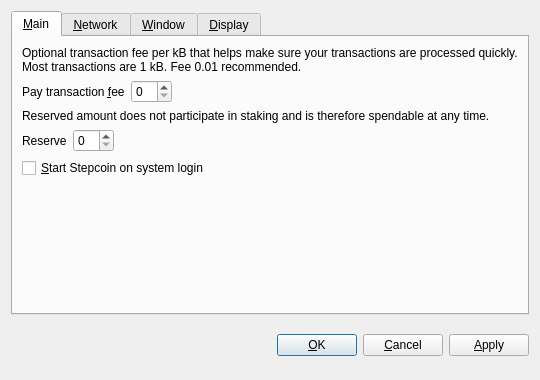
<?xml version="1.0" encoding="UTF-8"?>
<ui version="4.0">
 <class>OptionsDialog</class>
 <widget class="QDialog" name="OptionsDialog">
  <property name="geometry">
   <rect>
    <x>0</x>
    <y>0</y>
    <width>540</width>
    <height>380</height>
   </rect>
  </property>
  <property name="windowTitle">
   <string>Options</string>
  </property>
  <property name="modal">
   <bool>true</bool>
  </property>
  <layout class="QVBoxLayout" name="verticalLayout">
   <item>
    <widget class="QTabWidget" name="tabWidget">
     <property name="tabPosition">
      <enum>QTabWidget::North</enum>
     </property>
     <property name="currentIndex">
      <number>0</number>
     </property>
     <widget class="QWidget" name="tabMain">
      <attribute name="title">
       <string>&amp;Main</string>
      </attribute>
      <layout class="QVBoxLayout" name="verticalLayout_Main">
       <item>
        <widget class="QLabel" name="transactionFeeInfoLabel">
         <property name="text">
          <string>Optional transaction fee per kB that helps make sure your transactions are processed quickly. Most transactions are 1 kB. Fee 0.01 recommended.</string>
         </property>
         <property name="textFormat">
          <enum>Qt::PlainText</enum>
         </property>
         <property name="wordWrap">
          <bool>true</bool>
         </property>
        </widget>
       </item>
       <item>
        <layout class="QHBoxLayout" name="horizontalLayoutFee">
         <item>
          <widget class="QLabel" name="transactionFeeLabel">
           <property name="text">
            <string>Pay transaction &amp;fee</string>
           </property>
           <property name="textFormat">
            <enum>Qt::PlainText</enum>
           </property>
           <property name="buddy">
            <cstring>transactionFee</cstring>
           </property>
          </widget>
         </item>
         <item>
          <widget class="BitcoinAmountField" name="transactionFee"/>
         </item>
         <item>
          <spacer name="horizontalSpacerFee">
           <property name="orientation">
            <enum>Qt::Horizontal</enum>
           </property>
           <property name="sizeHint" stdset="0">
            <size>
             <width>40</width>
             <height>20</height>
            </size>
           </property>
          </spacer>
         </item>
        </layout>
       </item>
       <item>
        <widget class="QLabel" name="reserveBalanceInfoLabel">
         <property name="text">
          <string>Reserved amount does not participate in staking and is therefore spendable at any time.</string>
         </property>
         <property name="textFormat">
          <enum>Qt::PlainText</enum>
         </property>
         <property name="wordWrap">
          <bool>true</bool>
         </property>
        </widget>
       </item>
       <item>
        <layout class="QHBoxLayout" name="horizontalLayoutReserveBalance">
         <item>
          <widget class="QLabel" name="reserveBalanceLabel">
           <property name="text">
            <string>Reserve</string>
           </property>
           <property name="textFormat">
            <enum>Qt::PlainText</enum>
           </property>
           <property name="buddy">
            <cstring>reserveBalance</cstring>
           </property>
          </widget>
         </item>
         <item>
          <widget class="BitcoinAmountField" name="reserveBalance"/>
         </item>
         <item>
          <spacer name="horizontalSpacerReserveBalance">
           <property name="orientation">
            <enum>Qt::Horizontal</enum>
           </property>
           <property name="sizeHint" stdset="0">
            <size>
             <width>40</width>
             <height>20</height>
            </size>
           </property>
          </spacer>
         </item>
        </layout>
       </item>
       <item>
        <widget class="QCheckBox" name="bitcoinAtStartup">
         <property name="toolTip">
          <string>Automatically start Stepcoin after logging in to the system.</string>
         </property>
         <property name="text">
          <string>&amp;Start Stepcoin on system login</string>
         </property>
        </widget>
       </item>
       <item>
        <spacer name="verticalSpacer_Main">
         <property name="orientation">
          <enum>Qt::Vertical</enum>
         </property>
         <property name="sizeHint" stdset="0">
          <size>
           <width>20</width>
           <height>40</height>
          </size>
         </property>
        </spacer>
       </item>
      </layout>
     </widget>
     <widget class="QWidget" name="tabNetwork">
      <attribute name="title">
       <string>&amp;Network</string>
      </attribute>
      <layout class="QVBoxLayout" name="verticalLayout_Network">
       <item>
        <widget class="QCheckBox" name="mapPortUpnp">
         <property name="toolTip">
          <string>Automatically open the Stepcoin client port on the router. This only works when your router supports UPnP and it is enabled.</string>
         </property>
         <property name="text">
          <string>Map port using &amp;UPnP</string>
         </property>
        </widget>
       </item>
       <item>
        <widget class="QCheckBox" name="connectSocks">
         <property name="toolTip">
          <string>Connect to the Stepcoin network through a SOCKS5 proxy (e.g. when connecting through Tor).</string>
         </property>
         <property name="text">
          <string>&amp;Connect through SOCKS5 proxy:</string>
         </property>
        </widget>
       </item>
       <item>
        <layout class="QHBoxLayout" name="horizontalLayout_Network">
         <item>
          <widget class="QLabel" name="proxyIpLabel">
           <property name="text">
            <string>Proxy &amp;IP:</string>
           </property>
           <property name="textFormat">
            <enum>Qt::PlainText</enum>
           </property>
           <property name="buddy">
            <cstring>proxyIp</cstring>
           </property>
          </widget>
         </item>
         <item>
          <widget class="QValidatedLineEdit" name="proxyIp">
           <property name="maximumSize">
            <size>
             <width>140</width>
             <height>16777215</height>
            </size>
           </property>
           <property name="toolTip">
            <string>IP address of the proxy (e.g. 127.0.0.1)</string>
           </property>
          </widget>
         </item>
         <item>
          <widget class="QLabel" name="proxyPortLabel">
           <property name="text">
            <string>&amp;Port:</string>
           </property>
           <property name="textFormat">
            <enum>Qt::PlainText</enum>
           </property>
           <property name="buddy">
            <cstring>proxyPort</cstring>
           </property>
          </widget>
         </item>
         <item>
          <widget class="QLineEdit" name="proxyPort">
           <property name="maximumSize">
            <size>
             <width>55</width>
             <height>16777215</height>
            </size>
           </property>
           <property name="toolTip">
            <string>Port of the proxy (e.g. 9050)</string>
           </property>
          </widget>
         </item>
         <item>
          <spacer name="horizontalSpacer_Network">
           <property name="orientation">
            <enum>Qt::Horizontal</enum>
           </property>
           <property name="sizeHint" stdset="0">
            <size>
             <width>40</width>
             <height>20</height>
            </size>
           </property>
          </spacer>
         </item>
        </layout>
       </item>
       <item>
        <spacer name="verticalSpacer_Network">
         <property name="orientation">
          <enum>Qt::Vertical</enum>
         </property>
         <property name="sizeHint" stdset="0">
          <size>
           <width>20</width>
           <height>40</height>
          </size>
         </property>
        </spacer>
       </item>
      </layout>
     </widget>
     <widget class="QWidget" name="tabWindow">
      <attribute name="title">
       <string>&amp;Window</string>
      </attribute>
      <layout class="QVBoxLayout" name="verticalLayout_Window">
       <item>
        <widget class="QCheckBox" name="minimizeToTray">
         <property name="toolTip">
          <string>Show only a tray icon after minimizing the window.</string>
         </property>
         <property name="text">
          <string>&amp;Minimize to the tray instead of the taskbar</string>
         </property>
        </widget>
       </item>
       <item>
        <widget class="QCheckBox" name="minimizeOnClose">
         <property name="toolTip">
          <string>Minimize instead of exit the application when the window is closed. When this option is enabled, the application will be closed only after selecting Quit in the menu.</string>
         </property>
         <property name="text">
          <string>M&amp;inimize on close</string>
         </property>
        </widget>
       </item>
       <item>
        <spacer name="verticalSpacer_Window">
         <property name="orientation">
          <enum>Qt::Vertical</enum>
         </property>
         <property name="sizeHint" stdset="0">
          <size>
           <width>20</width>
           <height>40</height>
          </size>
         </property>
        </spacer>
       </item>
      </layout>
     </widget>
     <widget class="QWidget" name="tabDisplay">
      <attribute name="title">
       <string>&amp;Display</string>
      </attribute>
      <layout class="QVBoxLayout" name="verticalLayout_Display">
       <item>
        <layout class="QHBoxLayout" name="horizontalLayout_1_Display">
         <item>
          <widget class="QLabel" name="langLabel">
           <property name="text">
            <string>User Interface &amp;language:</string>
           </property>
           <property name="textFormat">
            <enum>Qt::PlainText</enum>
           </property>
           <property name="buddy">
            <cstring>lang</cstring>
           </property>
          </widget>
         </item>
         <item>
          <widget class="QValueComboBox" name="lang">
           <property name="toolTip">
            <string>The user interface language can be set here. This setting will take effect after restarting Stepcoin.</string>
           </property>
          </widget>
         </item>
        </layout>
       </item>
       <item>
        <layout class="QHBoxLayout" name="horizontalLayout_2_Display">
         <item>
          <widget class="QLabel" name="unitLabel">
           <property name="text">
            <string>&amp;Unit to show amounts in:</string>
           </property>
           <property name="textFormat">
            <enum>Qt::PlainText</enum>
           </property>
           <property name="buddy">
            <cstring>unit</cstring>
           </property>
          </widget>
         </item>
         <item>
          <widget class="QValueComboBox" name="unit">
           <property name="toolTip">
            <string>Choose the default subdivision unit to show in the interface and when sending coins.</string>
           </property>
          </widget>
         </item>
        </layout>
       </item>
       <item>
        <widget class="QCheckBox" name="coinControlFeatures">
         <property name="toolTip">
          <string>Whether to show coin control features or not.</string>
         </property>
         <property name="text">
          <string>Display coin &amp;control features (experts only!)</string>
         </property>
        </widget>
       </item>
       <item>
        <spacer name="verticalSpacer_Display">
         <property name="orientation">
          <enum>Qt::Vertical</enum>
         </property>
         <property name="sizeHint" stdset="0">
          <size>
           <width>20</width>
           <height>40</height>
          </size>
         </property>
        </spacer>
       </item>
      </layout>
     </widget>
    </widget>
   </item>
   <item>
    <layout class="QHBoxLayout" name="horizontalLayout_Buttons">
     <item>
      <spacer name="horizontalSpacer_1">
       <property name="orientation">
        <enum>Qt::Horizontal</enum>
       </property>
       <property name="sizeHint" stdset="0">
        <size>
         <width>40</width>
         <height>48</height>
        </size>
       </property>
      </spacer>
     </item>
     <item>
      <widget class="QLabel" name="statusLabel">
       <property name="font">
        <font>
         <weight>75</weight>
         <bold>true</bold>
        </font>
       </property>
       <property name="text">
        <string/>
       </property>
       <property name="textFormat">
        <enum>Qt::PlainText</enum>
       </property>
       <property name="wordWrap">
        <bool>true</bool>
       </property>
      </widget>
     </item>
     <item>
      <spacer name="horizontalSpacer_2">
       <property name="orientation">
        <enum>Qt::Horizontal</enum>
       </property>
       <property name="sizeHint" stdset="0">
        <size>
         <width>40</width>
         <height>48</height>
        </size>
       </property>
      </spacer>
     </item>
     <item>
      <widget class="QPushButton" name="okButton">
       <property name="text">
        <string>&amp;OK</string>
       </property>
      </widget>
     </item>
     <item>
      <widget class="QPushButton" name="cancelButton">
       <property name="text">
        <string>&amp;Cancel</string>
       </property>
       <property name="autoDefault">
        <bool>false</bool>
       </property>
      </widget>
     </item>
     <item>
      <widget class="QPushButton" name="applyButton">
       <property name="text">
        <string>&amp;Apply</string>
       </property>
       <property name="autoDefault">
        <bool>false</bool>
       </property>
      </widget>
     </item>
    </layout>
   </item>
  </layout>
 </widget>
 <customwidgets>
  <customwidget>
   <class>QValidatedLineEdit</class>
   <extends>QLineEdit</extends>
   <header>qvalidatedlineedit.h</header>
  </customwidget>
  <customwidget>
   <class>BitcoinAmountField</class>
   <extends>QSpinBox</extends>
   <header>bitcoinamountfield.h</header>
  </customwidget>
  <customwidget>
   <class>QValueComboBox</class>
   <extends>QComboBox</extends>
   <header>qvaluecombobox.h</header>
  </customwidget>
 </customwidgets>
 <resources/>
 <connections/>
</ui>
